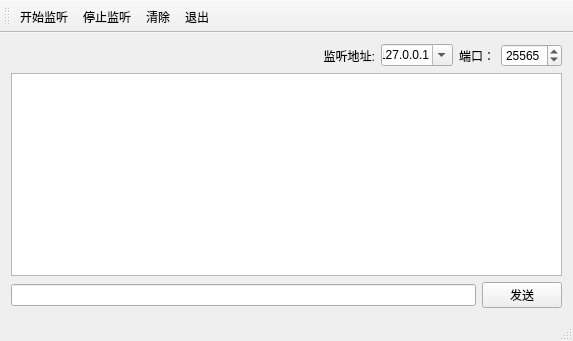
<?xml version="1.0" encoding="UTF-8"?>
<ui version="4.0">
 <class>ExTcpServer</class>
 <widget class="QMainWindow" name="ExTcpServer">
  <property name="geometry">
   <rect>
    <x>0</x>
    <y>0</y>
    <width>573</width>
    <height>341</height>
   </rect>
  </property>
  <property name="windowTitle">
   <string>ExTcpServer</string>
  </property>
  <widget class="QWidget" name="centralWidget">
   <layout class="QVBoxLayout" name="verticalLayout">
    <item>
     <layout class="QHBoxLayout" name="horizontalLayout">
      <item>
       <spacer name="horizontalSpacer">
        <property name="orientation">
         <enum>Qt::Horizontal</enum>
        </property>
        <property name="sizeHint" stdset="0">
         <size>
          <width>40</width>
          <height>20</height>
         </size>
        </property>
       </spacer>
      </item>
      <item>
       <widget class="QLabel" name="labIP">
        <property name="text">
         <string>监听地址:</string>
        </property>
        <property name="alignment">
         <set>Qt::AlignRight|Qt::AlignTrailing|Qt::AlignVCenter</set>
        </property>
       </widget>
      </item>
      <item>
       <widget class="QComboBox" name="comboBox">
        <property name="editable">
         <bool>true</bool>
        </property>
        <property name="currentText">
         <string>127.0.0.1</string>
        </property>
       </widget>
      </item>
      <item>
       <widget class="QLabel" name="labPort">
        <property name="text">
         <string>端口：</string>
        </property>
        <property name="alignment">
         <set>Qt::AlignRight|Qt::AlignTrailing|Qt::AlignVCenter</set>
        </property>
       </widget>
      </item>
      <item>
       <widget class="QSpinBox" name="spinBox">
        <property name="maximum">
         <number>65000</number>
        </property>
        <property name="value">
         <number>25565</number>
        </property>
       </widget>
      </item>
     </layout>
    </item>
    <item>
     <widget class="QPlainTextEdit" name="plainTextEdit"/>
    </item>
    <item>
     <layout class="QHBoxLayout" name="horizontalLayout_2">
      <item>
       <widget class="QLineEdit" name="lineEdit"/>
      </item>
      <item>
       <widget class="QPushButton" name="btnSend">
        <property name="text">
         <string>发送</string>
        </property>
       </widget>
      </item>
     </layout>
    </item>
   </layout>
  </widget>
  <widget class="QMenuBar" name="menuBar">
   <property name="geometry">
    <rect>
     <x>0</x>
     <y>0</y>
     <width>573</width>
     <height>26</height>
    </rect>
   </property>
  </widget>
  <widget class="QToolBar" name="mainToolBar">
   <property name="toolButtonStyle">
    <enum>Qt::ToolButtonFollowStyle</enum>
   </property>
   <attribute name="toolBarArea">
    <enum>TopToolBarArea</enum>
   </attribute>
   <attribute name="toolBarBreak">
    <bool>false</bool>
   </attribute>
   <addaction name="actStart"/>
   <addaction name="actStop"/>
   <addaction name="actClear"/>
   <addaction name="actQuit"/>
  </widget>
  <widget class="QStatusBar" name="statusBar"/>
  <action name="actStart">
   <property name="icon">
    <iconset resource="images/resources.qrc">
     <normaloff>:/Image6.png</normaloff>:/Image6.png</iconset>
   </property>
   <property name="text">
    <string>开始监听</string>
   </property>
   <property name="toolTip">
    <string>开始监听</string>
   </property>
  </action>
  <action name="actStop">
   <property name="icon">
    <iconset resource="images/resources.qrc">
     <normaloff>:/Image3.png</normaloff>:/Image3.png</iconset>
   </property>
   <property name="text">
    <string>停止监听</string>
   </property>
   <property name="toolTip">
    <string>停止监听</string>
   </property>
  </action>
  <action name="actClear">
   <property name="icon">
    <iconset resource="images/resources.qrc">
     <normaloff>:/Image1.png</normaloff>:/Image1.png</iconset>
   </property>
   <property name="text">
    <string>清除</string>
   </property>
   <property name="toolTip">
    <string>清除文本</string>
   </property>
  </action>
  <action name="actQuit">
   <property name="icon">
    <iconset resource="images/resources.qrc">
     <normaloff>:/Image2.jpg</normaloff>:/Image2.jpg</iconset>
   </property>
   <property name="text">
    <string>退出</string>
   </property>
   <property name="toolTip">
    <string>退出程序</string>
   </property>
  </action>
 </widget>
 <layoutdefault spacing="6" margin="11"/>
 <resources>
  <include location="images/resources.qrc"/>
 </resources>
 <connections/>
</ui>
